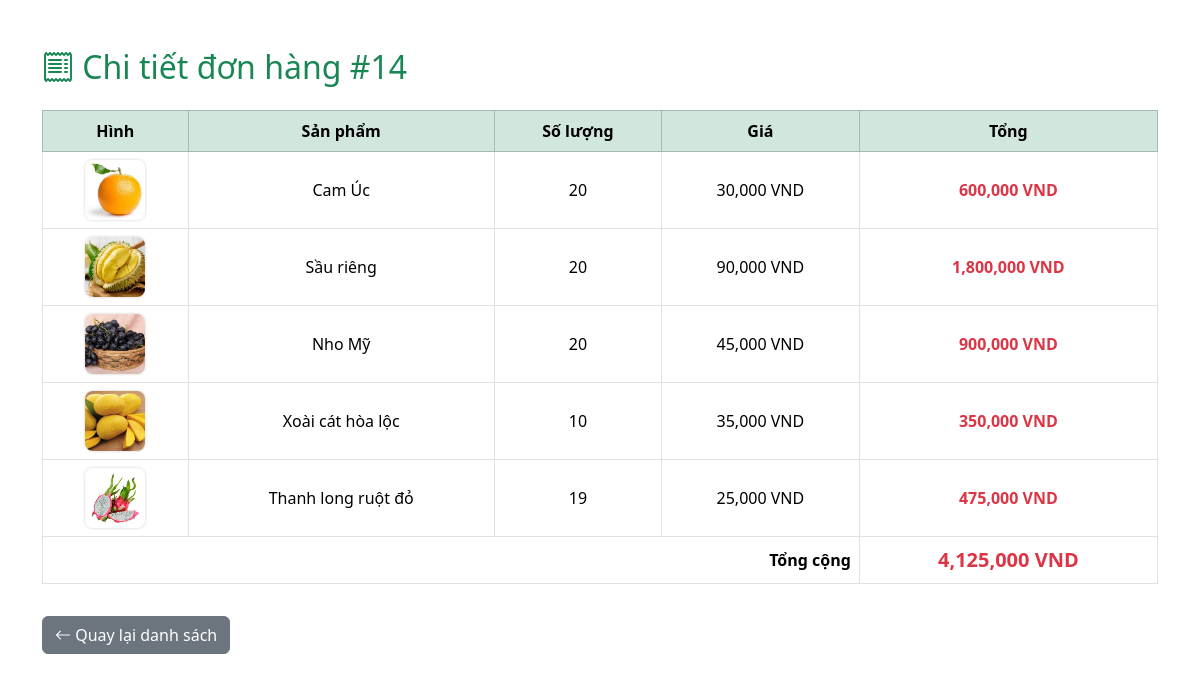
The app's page /views/order_detail.php?id=14 (signed in) with its own data.
### tables this page shows
CREATE TABLE `order_details` (
  `id` int(11) NOT NULL,
  `order_id` int(11) DEFAULT NULL,
  `product_id` int(11) DEFAULT NULL,
  `quantity` int(11) DEFAULT NULL,
  `price` int(11) DEFAULT NULL
);

CREATE TABLE `products` (
  `id` int(11) NOT NULL,
  `name` varchar(100) NOT NULL,
  `price` int(11) NOT NULL,
  `description` text NOT NULL,
  `image` varchar(100) NOT NULL,
  `category` varchar(100) DEFAULT NULL
);

### views/order_detail.php (the view, shortened to what this page needs)
<?php
include '../config/config.php';
$id = $_GET['id'];
$stmt = $conn->prepare("SELECT * FROM order_details od
                        JOIN products p ON od.product_id = p.id
                        WHERE od.order_id = ?");
$stmt->execute([$id]);
?>
<!DOCTYPE html>
<html lang="vi">
<head>
  <link href="https://cdn.jsdelivr.net/npm/bootstrap@5.3.2/dist/css/bootstrap.min.css" rel="stylesheet">
  <link rel="stylesheet" href="https://cdn.jsdelivr.net/npm/bootstrap-icons@1.10.5/font/bootstrap-icons.css">
  <link rel="stylesheet" href="https://cdn.jsdelivr.net/npm/bootstrap-icons@1.10.5/font/bootstrap-icons.css">
</head>
<body>
<div class="container mt-5">
  <h2 class="mb-4 text-success"><i class="bi bi-receipt"></i> Chi tiết đơn hàng #<?= $id; ?></h2>
  <div class="table-responsive">
    <table class="table table-bordered align-middle text-center">
      <thead class="table-success">
        <tr>
          <th>Hình</th>
          <th>Sản phẩm</th>
          <th>Số lượng</th>
          <th>Giá</th>
          <th>Tổng</th>
        </tr>
      </thead>
      <tbody>
        <?php
        $total = 0;
        while ($row = $stmt->fetch(PDO::FETCH_ASSOC)) {
          $subtotal = $row['quantity'] * $row['price'];
          $total += $subtotal;
          echo "<tr>
                  <td><img src='../assets/images/{$row['image']}' class='product-img'></td>
                  <td>{$row['name']}</td>
                  <td>{$row['quantity']}</td>
                  <td>" . number_format($row['price']) . " VND</td>
                  <td class='text-danger fw-bold'>" . number_format($subtotal) . " VND</td>
                </tr>";
        }
        ?>
        <tr>
          <td colspan="4" class="text-end fw-bold">Tổng cộng</td>
          <td class="text-danger fs-5 fw-bold"><?= number_format($total); ?> VND</td>
        </tr>
      </tbody>
    </table>
  </div>
  <a href="orders.php" class="btn btn-secondary mt-3"><i class="bi bi-arrow-left"></i> Quay lại danh sách</a>
</div>
</body>
</html>

### views/order_detail.php (style rules this page uses)
.product-img { width: 60px; height: 60px; object-fit: cover; border-radius: 8px; box-shadow: 0 0 3px rgba(0,0,0,0.2); }

### records on screen
order_details: product.image (picture), product.name "Cam Úc", quantity "20", product.price "30,000", quantity.price "600,000"
order_details: product.image (picture), product.name "Sầu riêng", quantity "20", product.price "90,000", quantity.price "1,800,000"
order_details: product.image (picture), product.name "Nho Mỹ", quantity "20", product.price "45,000", quantity.price "900,000"
order_details: product.image (picture), product.name "Xoài cát hòa lộc", quantity "10", product.price "35,000", quantity.price "350,000"
order_details: product.image (picture), product.name "Thanh long ruột đỏ", quantity "19", product.price "25,000", quantity.price "475,000"

### other values on screen
$id "14"
$total "4,125,000"
